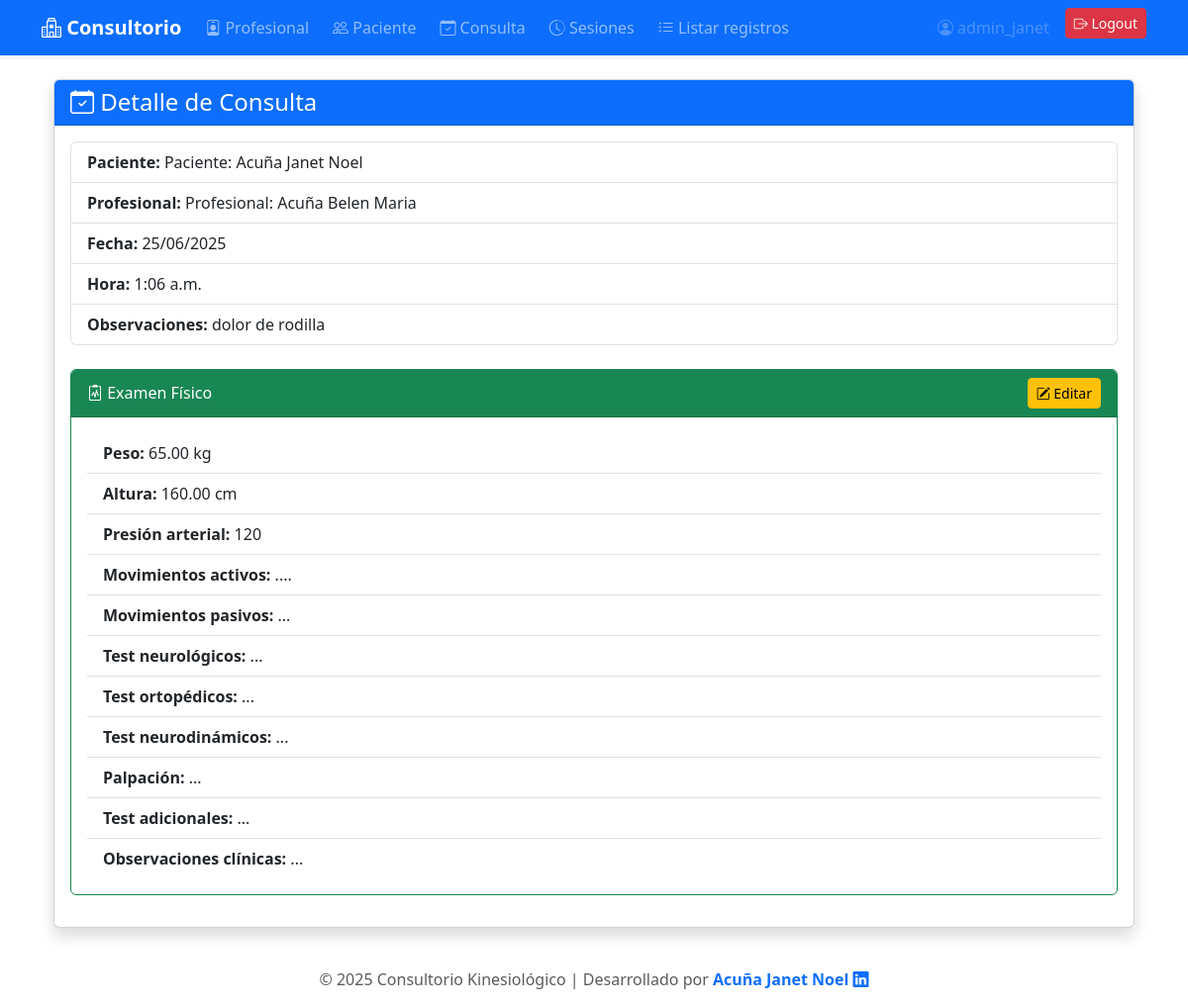
The app's page /detalle_consulta/1/ (signed in) with its own data.
### kinesiologia/models.py (models this page shows, shortened)
class Consulta (models.Model):
    Profesional = models.ForeignKey(Profesional, on_delete=models.CASCADE)
    Paciente = models.ForeignKey(Paciente, on_delete=models.CASCADE)
    Fecha = models.DateField()
    Hora = models.TimeField()
    Observaciones = models.TextField(null=True, blank=True)

class Paciente (models.Model):
    Nombre = models.CharField(max_length=50)
    Apellido = models.CharField(max_length=50)
    Fecha_nacimiento = models.DateField()
    DNI = models.CharField(max_length=50)
    Tel = models.CharField(max_length=50)
    Email = models.EmailField()
    def __str__(self):
        return f"Paciente: {self.Apellido} {self.Nombre}"

class Profesional (models.Model):
    Nombre = models.CharField(max_length=50)
    Apellido = models.CharField(max_length=50)
    Especialidad = models.CharField(max_length=50)
    Tel = models.CharField(max_length=50)
    Email = models.EmailField()
    matricula = models.IntegerField(default=0)
    def __str__(self):
        return f"Profesional: {self.Apellido} {self.Nombre}"

class ExamenFisico(models.Model):
    consulta = models.OneToOneField(Consulta, on_delete=models.CASCADE, related_name='examen_fisico')
    peso = models.DecimalField(max_digits=5, decimal_places=2)
    altura = models.DecimalField(max_digits=5, decimal_places=2)
    presion_arterial = models.CharField(max_length=20)
    movimientos_activos = models.TextField()
    movimientos_pasivos = models.TextField()
    test_neurologicos = models.TextField()
    test_ortopedicos = models.TextField()
    test_neurodinamicos = models.TextField()
    palpacion = models.TextField()
    test_adicionales = models.TextField()
    observaciones_clinicas = models.TextField()

### kinesiologia/views.py (the view)
# urls.py: path('detalle_consulta/<int:pk>/', views.ConsultaDetailView.as_view(template_name='consulta_detail.html'), name='detalle_consulta'),
class ConsultaDetailView(SuperuserRequiredMixin, DetailView):
    model = Consulta
    template_name = 'consulta_detail.html'
    context_object_name = 'consulta'
    def get_context_data(self, **kwargs):
        context = super().get_context_data(**kwargs)
        try:
            context['examen'] = self.object.examen_fisico
        except ExamenFisico.DoesNotExist:
            context['examen'] = None
        context['sesiones_paciente'] = Sesion.objects.filter(paciente=self.object.Paciente).order_by('-fecha')
        return context

### kinesiologia/superuser_access.py (called while the page is built)
    def test_func(self):
        return self.request.user.is_authenticated and self.request.user.is_superuser

### kinesiologia/templates/consulta_detail.html (shortened to what this page needs)
{% extends 'base.html' %}
{% block content %}
<div class="container">
  <div class="card shadow mb-4">
    <div class="card-header bg-primary text-white">
      <h4 class="mb-0"><i class="bi bi-calendar-check"></i> Detalle de Consulta</h4>
    </div>
    <div class="card-body">
      <ul class="list-group mb-4">
        <li class="list-group-item"><strong>Paciente:</strong> {{ consulta.Paciente }}</li>
        <li class="list-group-item"><strong>Profesional:</strong> {{ consulta.Profesional }}</li>
        <li class="list-group-item"><strong>Fecha:</strong> {{ consulta.Fecha|date:'d/m/Y' }}</li>
        <li class="list-group-item"><strong>Hora:</strong> {{ consulta.Hora }}</li>
        <li class="list-group-item"><strong>Observaciones:</strong> {{ consulta.Observaciones|default:'-' }}</li>
      </ul>
      {% if examen %}
      <div class="card border-success mb-3">
        <div class="card-header bg-success text-white d-flex justify-content-between align-items-center">
          <span><i class="bi bi-clipboard2-pulse"></i> Examen Físico</span>
          <a href="{% url 'editar_examen_fisico' examen.id %}" class="btn btn-warning btn-sm"><i class="bi bi-pencil-square"></i> Editar</a>
        </div>
        <div class="card-body">
          <ul class="list-group list-group-flush">
            <li class="list-group-item"><strong>Peso:</strong> {{ examen.peso }} kg</li>
            <li class="list-group-item"><strong>Altura:</strong> {{ examen.altura }} cm</li>
            <li class="list-group-item"><strong>Presión arterial:</strong> {{ examen.presion_arterial }}</li>
            <li class="list-group-item"><strong>Movimientos activos:</strong> {{ examen.movimientos_activos }}</li>
            <li class="list-group-item"><strong>Movimientos pasivos:</strong> {{ examen.movimientos_pasivos }}</li>
            <li class="list-group-item"><strong>Test neurológicos:</strong> {{ examen.test_neurologicos }}</li>
            <li class="list-group-item"><strong>Test ortopédicos:</strong> {{ examen.test_ortopedicos }}</li>
            <li class="list-group-item"><strong>Test neurodinámicos:</strong> {{ examen.test_neurodinamicos }}</li>
            <li class="list-group-item"><strong>Palpación:</strong> {{ examen.palpacion }}</li>
            <li class="list-group-item"><strong>Test adicionales:</strong> {{ examen.test_adicionales }}</li>
            <li class="list-group-item"><strong>Observaciones clínicas:</strong> {{ examen.observaciones_clinicas }}</li>
          </ul>
        </div>
      </div>
      {% endif %}
    </div>
  </div>
</div>
{% endblock %}

### kinesiologia/templates/base.html (shortened to what this page needs)
<!DOCTYPE html>
<html lang="es">
<head>
    <link href="https://cdn.jsdelivr.net/npm/bootstrap@5.3.0/dist/css/bootstrap.min.css" rel="stylesheet">
    <link href="https://cdn.jsdelivr.net/npm/bootstrap-icons@1.10.5/font/bootstrap-icons.css" rel="stylesheet">
</head>
<body>
<nav class="navbar navbar-expand-lg navbar-dark bg-primary shadow-sm">
  <div class="container">
    <a class="navbar-brand fw-bold" href="{% url 'home' %}"><i class="bi bi-hospital"></i> Consultorio</a>
    <div class="collapse navbar-collapse" id="navbarNav">
      <ul class="navbar-nav me-auto mb-2 mb-lg-0 gap-2">
        {% if user.is_authenticated %}
          <li class="nav-item"><a class="nav-link" href="{% url 'lista_profesionales' %}"><i class="bi bi-person-badge"></i> Profesional</a></li>
          <li class="nav-item"><a class="nav-link" href="{% url 'lista_pacientes' %}"><i class="bi bi-people"></i> Paciente</a></li>
          <li class="nav-item"><a class="nav-link" href="{% url 'lista_consultas' %}"><i class="bi bi-calendar-check"></i> Consulta</a></li>
          <li class="nav-item"><a class="nav-link" href="{% url 'sesion_list' %}"><i class="bi bi-clock-history"></i> Sesiones</a></li>
          <li class="nav-item"><a class="nav-link" href="{% url 'listar_registros' %}"><i class="bi bi-list-ul"></i> Listar registros</a></li>
        {% endif %}
      </ul>
      <ul class="navbar-nav gap-2">
        {% if user.is_authenticated %}
          <li class="nav-item"><span class="nav-link disabled"><i class="bi bi-person-circle"></i> {{ user.username }}</span></li>
          <li class="nav-item">
            <form method="post" action="{% url 'logout' %}" style="display:inline;">
              <button type="submit" class="btn btn-danger btn-sm"><i class="bi bi-box-arrow-right"></i> Logout</button>
            </form>
          </li>
        {% else %}
          <li class="nav-item"><a class="btn btn-success btn-sm" href="{% url 'login' %}"><i class="bi bi-box-arrow-in-right"></i> Login</a></li>
        {% endif %}
      </ul>
    </div>
  </div>
</nav>
<div class="container mt-4">
  {% block content %}{% endblock %}
</div>
<footer class="text-center text-muted py-3">
  © 2025 Consultorio Kinesiológico | Desarrollado por
  <a href="https://www.linkedin.com/in/janet-acuña" target="_blank" class="text-decoration-none fw-semibold">
    Acuña Janet Noel <i class="bi bi-linkedin"></i>
  </a>
</footer>
</body>
</html>

### records on screen
Consulta: Paciente "Paciente: Acuña Janet Noel", Profesional "Profesional: Acuña Belen Maria", Fecha "25/06/2025", Hora "1:06 a.m.", Observaciones "dolor de rodilla"
ExamenFisico: peso "65.00", altura "160.00", presion_arterial "120", movimientos_activos "....", movimientos_pasivos "...", test_neurologicos "...", test_ortopedicos "...", test_neurodinamicos "...", palpacion "...", test_adicionales "...", observaciones_clinicas "..."

### other values on screen
{{ user.username }} "admin_janet"
